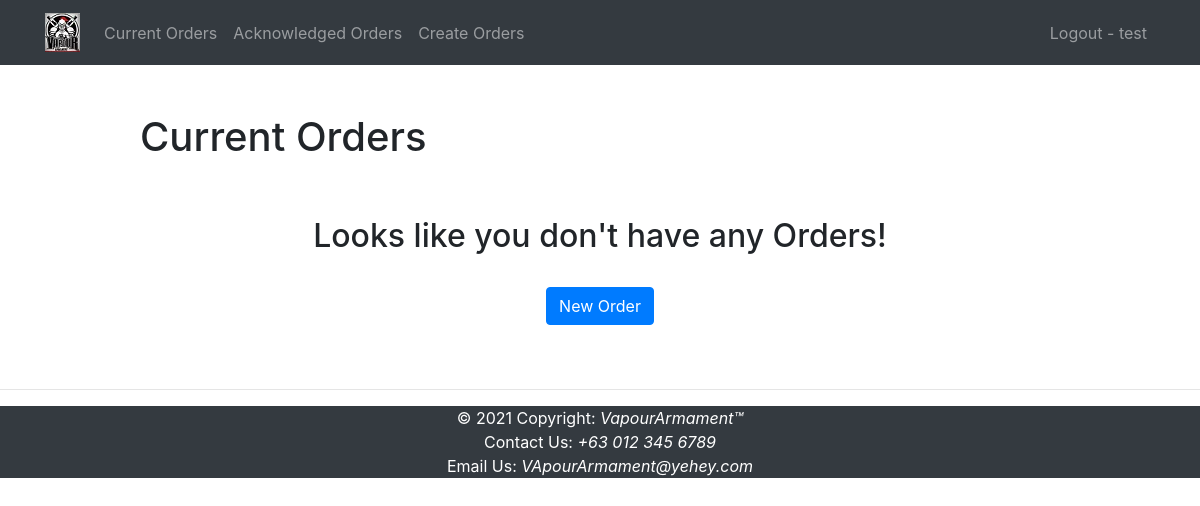
/current/ (signed in), run on an earlier commit of the app's database.
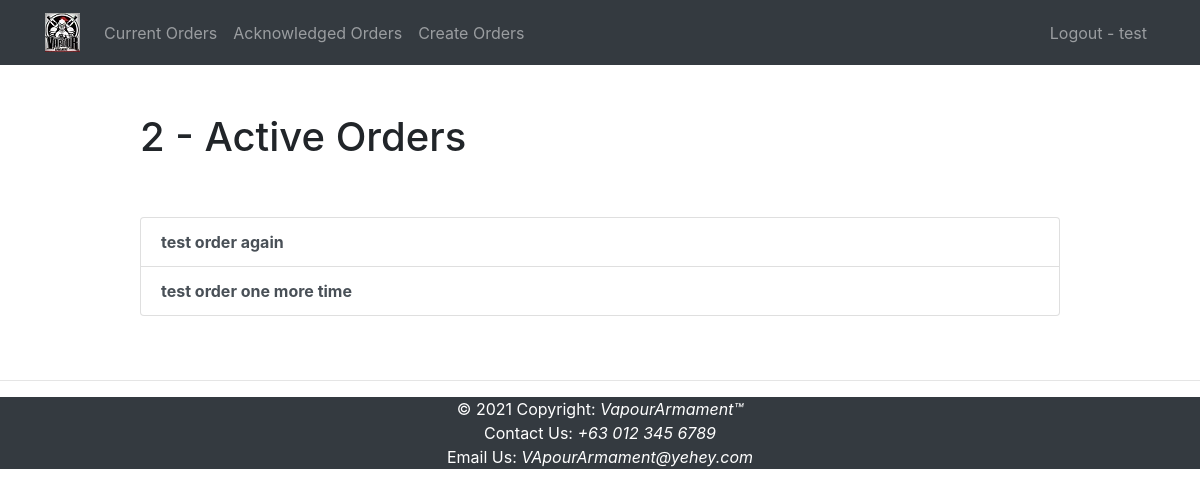
And on a later commit of the database.
### website/models.py (models this page shows, shortened)
class Order(models.Model):
    title = models.CharField(max_length=100)
    memo = models.TextField(blank=True)
    created = models.DateTimeField(auto_now_add=True)
    datereceived = models.DateTimeField(null=True, blank=True)
    qty = models.IntegerField(default=0)
    user = models.ForeignKey(User, on_delete=models.CASCADE)

### website/views.py (the view)
# urls.py: path('current/', views.orderpage, name='orderpage'),
@login_required
def orderpage(request):
    orders = Order.objects.filter(user=request.user, datereceived__isnull=True)
    return render(request, 'website/orderpage.html', {'orders': orders})

### website/templates/website/orderpage.html
{% extends "website/base.html" %}
{% block content %}
    <div class="row justify-content-center mt-5">
        <div class="col-md-10">
            {% if orders %}
                 <h1>{{ orders.count }} - Active Order{{ orders.count|pluralize }}</h1>
            {% else %}
                 <h1>Current Orders</h1>
            {% endif %}
        </div>
    </div>
    <div class="row justify-content-center mt-5">
        <div class="col-md-10">
        {% if orders %}
            <div class="list-group">
                {% for order in orders %}
                    <a href="{% url 'vieworder' order.id %}" class="list-group-item list-group-item-action"><b>{{ order.title }}</b>{% if order.memo %} - {{ order.memo|truncatechars:30 }}{% endif %}</a>
                {% endfor %}
            </div>
        {% else %}
            <div class="text-center">
                <h2>Looks like you don't have any Orders!</h2>
            <br>
            <a role="button" class="btn btn-primary" href="{% url 'createorder' %}">New Order</a>
            </div>
        {% endif %}
        </div>
    </div>
{% endblock %}

What changed in the data, as far as the page shows it:
added Order: title "test order again"
added Order: title "test order one more time"
Also different on the page:
{{ orders.count }}: (not shown) → "2"
text no longer shown: "Current Orders Looks like you don't have any Orders! New Order"
text now shown: "- Active Order"
